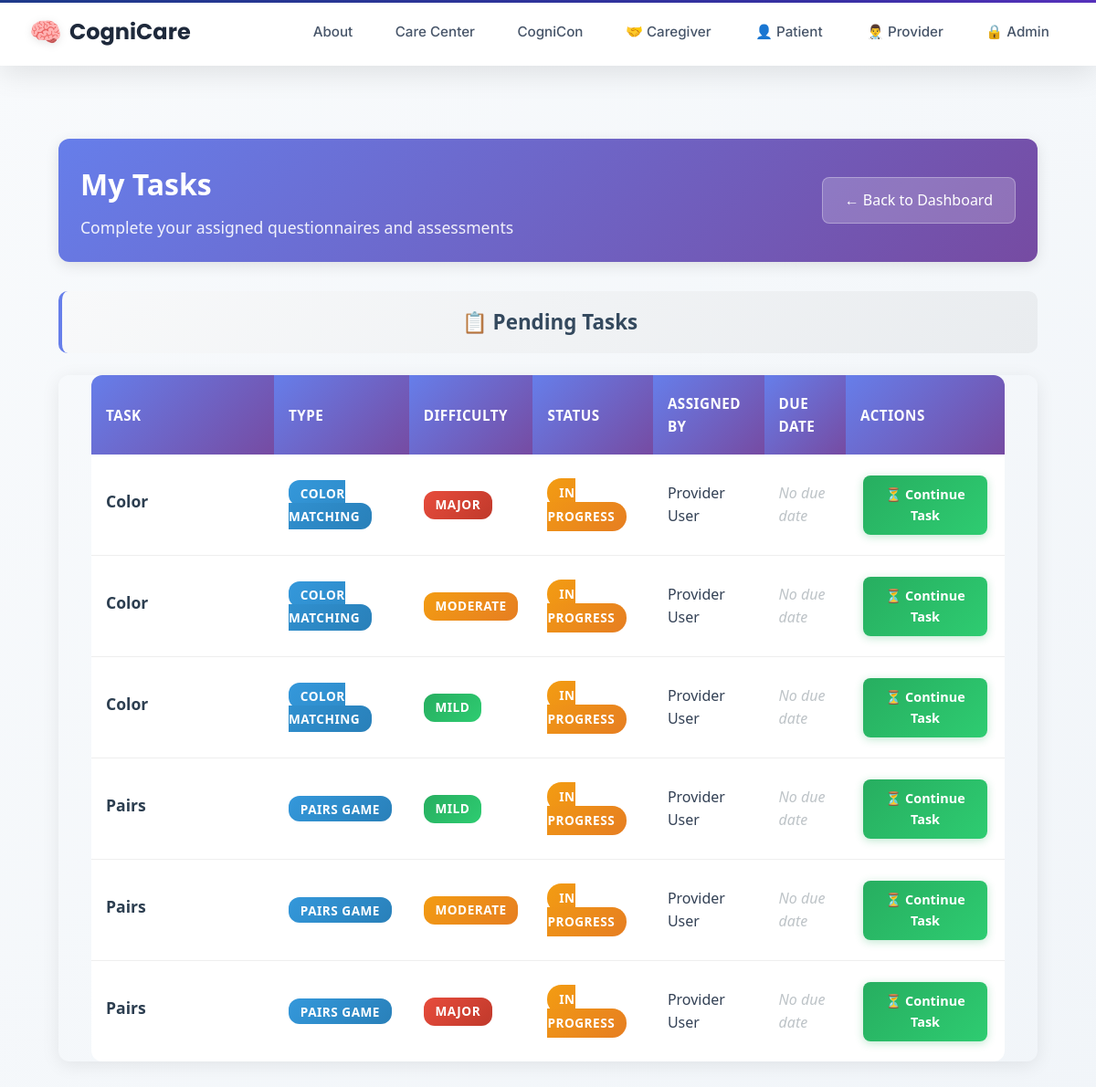
/tasks/patient/tasks/ (signed in), run on the app's committed database.
### taskmanager/models.py (models this page shows, shortened)
class Task(models.Model):
    title = models.CharField(max_length=200)
    description = models.TextField(blank=True, null=True)
    task_type = models.CharField(max_length=50, choices=TASK_TYPES)
    difficulty = models.CharField(
        max_length=20,
        choices=DIFFICULTY_LEVELS,
        default='mild',
        help_text="Cognitive difficulty level for games"
    )
    assigned_by = models.ForeignKey(UserProfile, on_delete=models.CASCADE, related_name='assigned_tasks')
    assigned_to = models.ForeignKey(UserProfile, on_delete=models.CASCADE, related_name='received_tasks')
    status = models.CharField(max_length=20, choices=TASK_STATUS, default='assigned')
    created_at = models.DateTimeField(auto_now_add=True)
    assigned_at = models.DateTimeField(auto_now_add=True)
    due_date = models.DateTimeField(null=True, blank=True)
    completed_at = models.DateTimeField(null=True, blank=True)
    task_config = models.JSONField(default=dict, blank=True)
    def get_difficulty_display_for_games(self):
        from .constants import GAME_TYPES
        if self.task_type in GAME_TYPES:
            return self.get_difficulty_display()
        return None
    class Meta:
        ordering = ['-created_at']

### users/models.py (models this page shows, shortened)
class UserProfile(models.Model):
    USER_TYPES = (
        ('admin', 'Administrator'),
        ('provider', 'Healthcare Provider'),
        ('caregiver', 'Caregiver'),
        ('patient', 'Patient'),
    )
    user = models.OneToOneField(User, on_delete=models.CASCADE, related_name='profile')
    user_type = models.CharField(max_length=20, choices=USER_TYPES)
    provider = models.ForeignKey('self', on_delete=models.SET_NULL, null=True, blank=True,
                                related_name='managed_patients', limit_choices_to={'user_type': 'provider'})
    patient = models.ForeignKey('self', on_delete=models.SET_NULL, null=True, blank=True,
                               related_name='caregivers', limit_choices_to={'user_type': 'patient'})
    linked_patients = models.ManyToManyField(
        'self',
        symmetrical=False,
        related_name='linked_caregivers',
        limit_choices_to={'user_type': 'patient'},
        blank=True,
        help_text="Patients this caregiver can access"
    )

### taskmanager/views.py (the view)
# urls.py: path('patient/tasks/', views.patient_tasks, name='patient_tasks'),
@login_required
def patient_tasks(request):
    if not hasattr(request.user, 'profile') or request.user.profile.user_type != 'patient':
        messages.error(request, 'You do not have permission to access patient tasks.')
        return redirect('home')
    tasks = Task.objects.filter(assigned_to=request.user.profile)
    context = {
        'tasks': tasks,
        'pending_tasks': tasks.filter(status__in=['assigned', 'in_progress']),
        'completed_tasks': tasks.filter(status='completed')
    }
    return render(request, 'tasks/assign/patient_tasks.html', context)

### templates/tasks/assign/patient_tasks.html (shortened to what this page needs)
{% extends 'layouts/base.html' %}
{% block content %}
<div class="dashboard-container">
    <div class="dashboard-header">
        <div class="header-info">
        <h1>My Tasks</h1>
        <p>Complete your assigned questionnaires and assessments</p>
        </div>
        <a href="{% url 'patient_dashboard' %}" class="back-btn">← Back to Dashboard</a>
    </div>
    {% if pending_tasks %}
    <div class="table-section">
        <h2 class="section-title">📋 Pending Tasks</h2>
        <div class="table-container">
            <table class="enhanced-table">
                <thead>
                    <tr>
                        <th>Task</th>
                        <th>Type</th>
                        <th>Difficulty</th>
                        <th>Status</th>
                        <th>Assigned By</th>
                        <th>Due Date</th>
                        <th>Actions</th>
                    </tr>
                </thead>
                <tbody>
            {% for task in pending_tasks %}
                    <tr>
                        <td class="task-title">
                <div class="task-info">
                                <h4>{{ task.title }}</h4>
                </div>
                        </td>
                        <td>
                            <span class="task-type">{{ task.get_task_type_display }}</span>
                        </td>
                        <td>
                            {% if task.get_difficulty_display_for_games %}
                                <span class="difficulty-badge difficulty-{{ task.difficulty }}">
                                    {{ task.get_difficulty_display_for_games }}
                                </span>
                            {% else %}
                                <span class="no-difficulty">-</span>
                            {% endif %}
                        </td>
                        <td>
                            <span class="status-badge status-{{ task.status }}">
                                {{ task.get_status_display }}
                            </span>
                        </td>
                        <td>{{ task.assigned_by.user.first_name }} {{ task.assigned_by.user.last_name }}</td>
                        <td>
                            {% if task.due_date %}
                                {{ task.due_date|date:"M d, Y g:i A" }}
                            {% else %}
                                <span class="no-date">No due date</span>
                            {% endif %}
                        </td>
                        <td>
                            <a href="{% url 'taskmanager:take_task' task.id %}" class="action-btn start-btn">
                                {% if task.status == 'assigned' %}
                                    🚀 Start Task
                                {% else %}
                                    ⏳ Continue Task
                {% endif %}
                    </a>
                        </td>
                    </tr>
            {% endfor %}
                </tbody>
            </table>
        </div>
    </div>
    {% endif %}
</div>
{% endblock %}

### static/css/design-system.css (style rules this page uses)
.task-title { color: #2c3e50; margin: 0 0 1rem 0; font-size: 2rem; font-weight: 700; }

### templates/layouts/base.html (style rules this page uses)
:root { --patient-primary: #9333ea; --patient-secondary: #7c3aed; --patient-accent: #8b5cf6; --caregiver-primary: #059669; --caregiver-secondary: #047857; --caregiver-accent: #10b981; --provider-primary: #1e3a8a; --provider-secondary: #1e40af; --provider-accent: #3730a3; --admin-primary: #1a202c; --admin-secondary: #2d3748; --admin-accent: #fbbf24; --neutral-50: #f8fafc; --neutral-100: #f1f5f9; --neutral-200: #e2e8f0; --neutral-300: #cbd5e1; --neutral-400: #94a3b8; --neutral-500: #64748b; --neutral-600: #475569; --neutral-700: #334155; --neutral-800: #1e293b; --neutral-900: #0f172a; }
* { margin: 0; padding: 0; box-sizing: border-box; }
body { background: linear-gradient(135deg, var(--neutral-50) 0%, var(--neutral-100) 100%); font-family: 'Inter', -apple-system, BlinkMacSystemFont, 'Segoe UI', Roboto, sans-serif; min-height: 100vh; color: var(--neutral-700); line-height: 1.6; }
.dashboard-container { max-width: 1200px; margin: 0 auto; padding: 2rem; font-family: 'Inter', -apple-system, BlinkMacSystemFont, 'Segoe UI', Roboto, sans-serif; }
.dashboard-header { display: flex; justify-content: space-between; align-items: center; margin-bottom: 2rem; padding: 1.5rem; border-radius: 12px; color: white; box-shadow: 0 4px 15px rgba(0,0,0,0.1); }
.header-info h1 { margin: 0 0 0.5rem 0; font-size: 2rem; font-weight: 600; }
.header-info p { margin: 0; color: rgba(255,255,255,0.9); font-size: 1.1rem; }
.logout-btn, .back-btn { background: rgba(255,255,255,0.2); color: white; padding: 0.75rem 1.5rem; border-radius: 8px; text-decoration: none; font-weight: 500; transition: all 0.3s ease; border: 1px solid rgba(255,255,255,0.3); }
.section-title { color: #34495e; margin: 0 0 1.5rem 0; font-size: 1.4rem; font-weight: 600; text-align: center; padding: 1rem; background: linear-gradient(135deg, #f8f9fa 0%, #e9ecef 100%); border-radius: 10px; }
.table-section { margin-bottom: 2.5rem; }
.table-container { display: flex; justify-content: center; margin: 0 auto; overflow-x: auto; border-radius: 12px; box-shadow: 0 4px 20px rgba(0,0,0,0.08); }
.enhanced-table { width: 100%; max-width: 900px; border-collapse: collapse; background: white; border-radius: 12px; overflow: hidden; margin: 0 auto; }
.enhanced-table th { background: linear-gradient(135deg, #34495e 0%, #2c3e50 100%); color: white; padding: 1.2rem 1rem; text-align: left; font-weight: 600; font-size: 0.95rem; text-transform: uppercase; letter-spacing: 0.5px; }
.enhanced-table td { padding: 1.2rem 1rem; border-bottom: 1px solid #eee; vertical-align: middle; transition: background-color 0.2s ease; }
.enhanced-table tr:last-child td { border-bottom: none; }
.status-badge { padding: 0.4rem 0.8rem; border-radius: 20px; font-size: 0.85rem; font-weight: 600; text-transform: uppercase; letter-spacing: 0.5px; }
.status-in_progress { background: linear-gradient(135deg, #f39c12, #e67e22); color: white; }
.action-btn { padding: 0.6rem 1.2rem; border-radius: 8px; text-decoration: none; font-weight: 600; font-size: 0.9rem; transition: all 0.3s ease; display: inline-block; text-align: center; min-width: 120px; border: none; cursor: pointer; margin: 0.2rem; }
.no-date { color: #bdc3c7; font-style: italic; }
.task-title { color: #2c3e50; margin: 0 0 1rem 0; font-size: 2rem; font-weight: 700; }

### data on the page
Task: title "Color", task_type "COLOR MATCHING", get_difficulty_display_for_games "MAJOR", status "IN PROGRESS", assigned_by.user.first_name "Provider", assigned_by.user.last_name "User", shows "No due date", shows "⏳ Continue Task"
Task: title "Color", task_type "COLOR MATCHING", get_difficulty_display_for_games "MODERATE", status "IN PROGRESS", assigned_by.user.first_name "Provider", assigned_by.user.last_name "User", shows "No due date", shows "⏳ Continue Task"
Task: title "Color", task_type "COLOR MATCHING", get_difficulty_display_for_games "MILD", status "IN PROGRESS", assigned_by.user.first_name "Provider", assigned_by.user.last_name "User", shows "No due date", shows "⏳ Continue Task"
Task: title "Pairs", task_type "PAIRS GAME", get_difficulty_display_for_games "MILD", status "IN PROGRESS", assigned_by.user.first_name "Provider", assigned_by.user.last_name "User", shows "No due date", shows "⏳ Continue Task"
Task: title "Pairs", task_type "PAIRS GAME", get_difficulty_display_for_games "MODERATE", status "IN PROGRESS", assigned_by.user.first_name "Provider", assigned_by.user.last_name "User", shows "No due date", shows "⏳ Continue Task"
Task: title "Pairs", task_type "PAIRS GAME", get_difficulty_display_for_games "MAJOR", status "IN PROGRESS", assigned_by.user.first_name "Provider", assigned_by.user.last_name "User", shows "No due date", shows "⏳ Continue Task"
